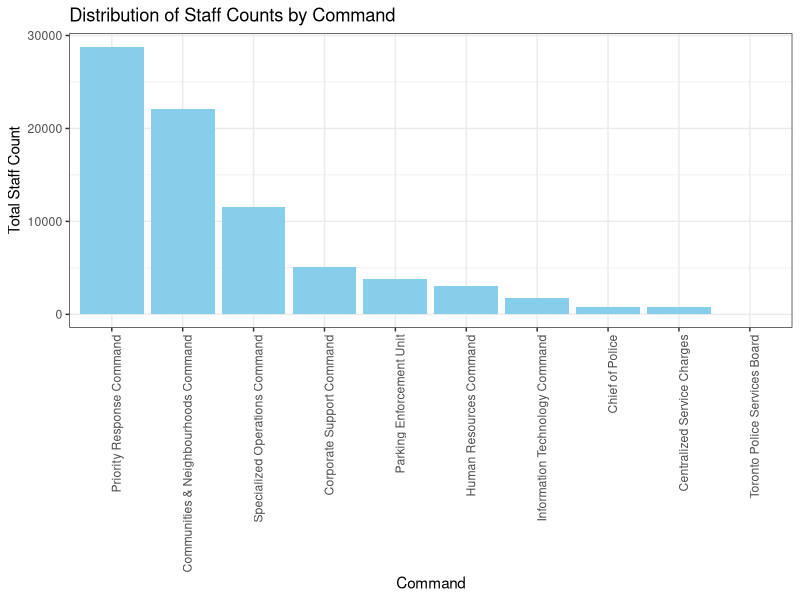
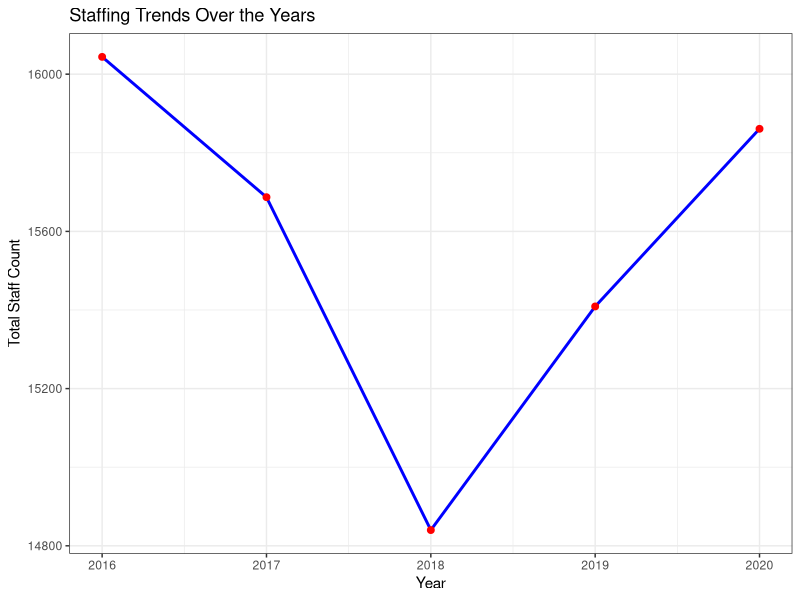
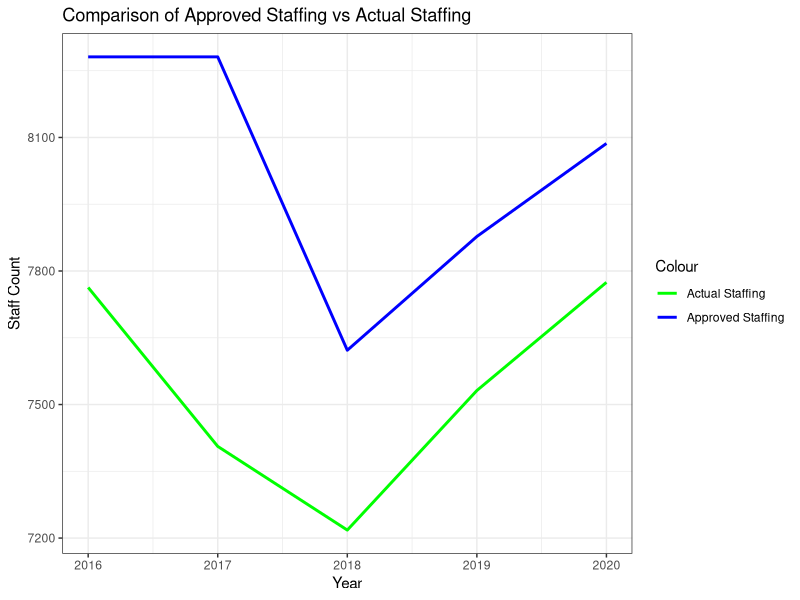

R code for these plots, in order:
## ---- chunk 1
#| echo: false
#| warning: false
#### Preamble ####

# Purpose: Generates a paper titled "Long-term care homes were hit hardest by
# 2023 disease outbreaks in Toronto healthcare facilities" in PDF format when
# rendered.
# Author: Wei Wang
# Date: today
# Contact: won.wang@mail.utoronto.ca
# Pre-requisites: Run the files "01-download_data.R" and "02-data_cleaning.R".
## ---- chunk 2
#| echo: false
#| warning: false
#### Loading Packages ####

# install.packages("tidyverse")
# install.packages("here")
library(tidyverse)
library(ggplot2)
library(dplyr)
## ---- chunk 3
#| echo: false
#| warning: false
#| message: false

#### Loading the Cleaned Dataset ####
data <- read.csv(here::here("data", "raw_data" ,"tpss_raw_data.csv"))
## ---- chunk 4
#| echo: false
#| warning: false
#| label: DOSCC
#| fig-cap: "Bar chart depicting the total staff count for each command. The commands are arranged in descending order of staff count, with each bar representing the total number of staff per command. The bars are colored in sky blue, and the x-axis labels are rotated for clarity."
#### First Graph ####

# This code is based on knowledge from Alexander (2023).
# 1. Bar chart: Distribution of total staff counts by command
command_staff_counts <- data %>%
  group_by(Command) %>%
  summarise(Total_Count = sum(Count_, na.rm = TRUE))

ggplot(command_staff_counts, aes(x = reorder(Command, -Total_Count), y = Total_Count)) +
  geom_bar(stat = "identity", fill = "skyblue") +
  theme_bw() + 
  theme(axis.text.x = element_text(angle = 90, hjust = 1)) +
  labs(title = "Distribution of Staff Counts by Command", x = "Command", y = "Total Staff Count")

## ---- chunk 5
#| echo: false
#| warning: false
#| label: STOY
#| fig-cap: "Line graph illustrating staffing trends over the years. The blue line shows the total staff count for each year, with red points marking the specific values. The x-axis represents the year, while the y-axis shows the total number of staff"
#### Second Graph ####

# This code is based on knowledge from Alexander (2023).

# 2. Line chart: Staffing trends over the years
staffing_trends <- data %>%
  group_by(Year) %>%
  summarise(Total_Count = sum(Count_, na.rm = TRUE))

ggplot(staffing_trends, aes(x = Year, y = Total_Count)) +
  geom_line(color = "blue", size = 1) +
  geom_point(color = "red", size = 2) +
  theme_bw() +
 labs(title = "Staffing Trends Over the Years", x = "Year", y = "Total Staff Count")

## ---- chunk 6
#| echo: false
#| warning: false
#| label: CASAS
#| fig-cap: "Line graph comparing approved staffing levels with actual staffing levels over the years. The blue line represents approved staffing, and the green line represents actual staffing. The x-axis shows the years, and the y-axis indicates the staff count"
#### Third Graph ####

# This code is based on knowledge from Alexander (2023).

# 3. Line chart: Comparison of Approved Staffing vs Actual Staffing over the years
approved_vs_actual <- data %>%
  group_by(Year, Type_of_Metric) %>%
  summarise(Total_Count = sum(Count_, na.rm = TRUE)) %>%
  spread(Type_of_Metric, Total_Count)

ggplot(approved_vs_actual, aes(x = Year)) +
  geom_line(aes(y = `Approved Staffing`, color = "Approved Staffing"), size = 1) +
  geom_line(aes(y = `Actual Staffing`, color = "Actual Staffing"), size = 1) +
  labs(title = "Comparison of Approved Staffing vs Actual Staffing", x = "Year", y = "Staff Count") +
  theme_bw() +
  scale_color_manual(name = "Colour", values = c("Approved Staffing" = "blue", "Actual Staffing" = "green"))
